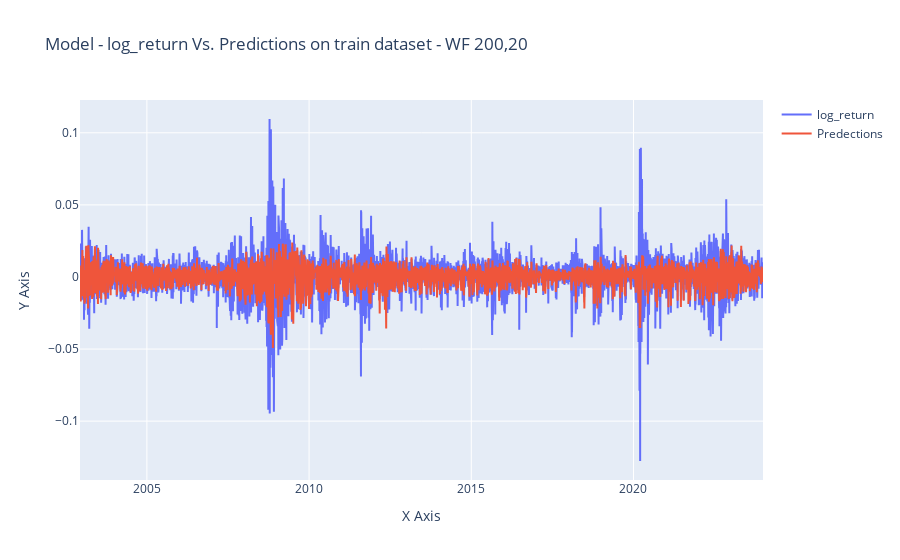

The notebook cell this image was saved under:
### Code cell
# Assuming df is your DataFrame containing the data
# Replace 'feature1' and 'feature2' with the names of the features you want to plot
feature1 = 'log_return'
feature2 = 'Predections'

# Create line plot
fig = go.Figure(data=go.Scatter(
    x=sp500_d_includes_results.index,  # Assuming the index represents x-axis values
    y=sp500_d_includes_results[feature1],
    mode='lines',
    name=feature1
))

# Add another line plot for the second feature
fig.add_trace(go.Scatter(
    x=sp500_d_includes_results.index,  # Assuming the index represents x-axis values
    y=sp500_d_includes_results[feature2],
    mode='lines',
    name=feature2
))

# Customize layout
fig.update_layout(
    title='Model - log_return Vs. Predictions on train dataset - WF 200,20',
    xaxis=dict(title='X Axis'),  # Customize x-axis label
    yaxis=dict(title='Y Axis'),  # Customize y-axis label
    hovermode='closest'
)

# Show plot
fig.show()

### Figure 1 — Plotly figure (JSON) as saved in the notebook; plotly's stock layout.template omitted (floating-point values rounded to 4 significant figures; data arrays with more than 128 entries replaced by an {"elided": "..."} marker saying what was removed)
{"data": [{"mode": "lines", "name": "log_return", "type": "scatter", "x": {"elided": "5300 str values"}, "y": {"elided": "5300 float values"}}, {"mode": "lines", "name": "Predections", "type": "scatter", "x": {"elided": "5300 str values"}, "y": {"elided": "5300 float values"}}], "layout": {"hovermode": "closest", "title": {"text": "Model - log_return Vs. Predictions on train dataset - WF 200,20"}, "xaxis": {"title": {"text": "X Axis"}}, "yaxis": {"title": {"text": "Y Axis"}}}}
